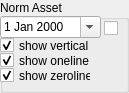
                     <widget class="QGroupBox" name="groupBox_7">
                      <property name="minimumSize">
                       <size>
                        <width>120</width>
                        <height>90</height>
                       </size>
                      </property>
                      <property name="title">
                       <string>Norm Asset</string>
                      </property>
                      <widget class="QDateEdit" name="normDateEdit_bal">
                       <property name="geometry">
                        <rect>
                         <x>0</x>
                         <y>16</y>
                         <width>101</width>
                         <height>22</height>
                        </rect>
                       </property>
                       <property name="calendarPopup">
                        <bool>true</bool>
                       </property>
                      </widget>
                      <widget class="QCheckBox" name="normCheckBox_bal">
                       <property name="geometry">
                        <rect>
                         <x>104</x>
                         <y>17</y>
                         <width>16</width>
                         <height>22</height>
                        </rect>
                       </property>
                       <property name="text">
                        <string/>
                       </property>
                      </widget>
                      <widget class="QCheckBox" name="checkBox_vertical_bal">
                       <property name="geometry">
                        <rect>
                         <x>0</x>
                         <y>37</y>
                         <width>91</width>
                         <height>17</height>
                        </rect>
                       </property>
                       <property name="text">
                        <string>show vertical</string>
                       </property>
                       <property name="checked">
                        <bool>true</bool>
                       </property>
                      </widget>
                      <widget class="QCheckBox" name="checkBox_oneline_bal">
                       <property name="geometry">
                        <rect>
                         <x>0</x>
                         <y>52</y>
                         <width>91</width>
                         <height>17</height>
                        </rect>
                       </property>
                       <property name="text">
                        <string>show oneline</string>
                       </property>
                       <property name="checked">
                        <bool>true</bool>
                       </property>
                      </widget>
                      <widget class="QCheckBox" name="checkBox_zeroline_bal">
                       <property name="geometry">
                        <rect>
                         <x>0</x>
                         <y>67</y>
                         <width>91</width>
                         <height>17</height>
                        </rect>
                       </property>
                       <property name="text">
                        <string>show zeroline</string>
                       </property>
                       <property name="checked">
                        <bool>true</bool>
                       </property>
                      </widget>
                     </widget>
